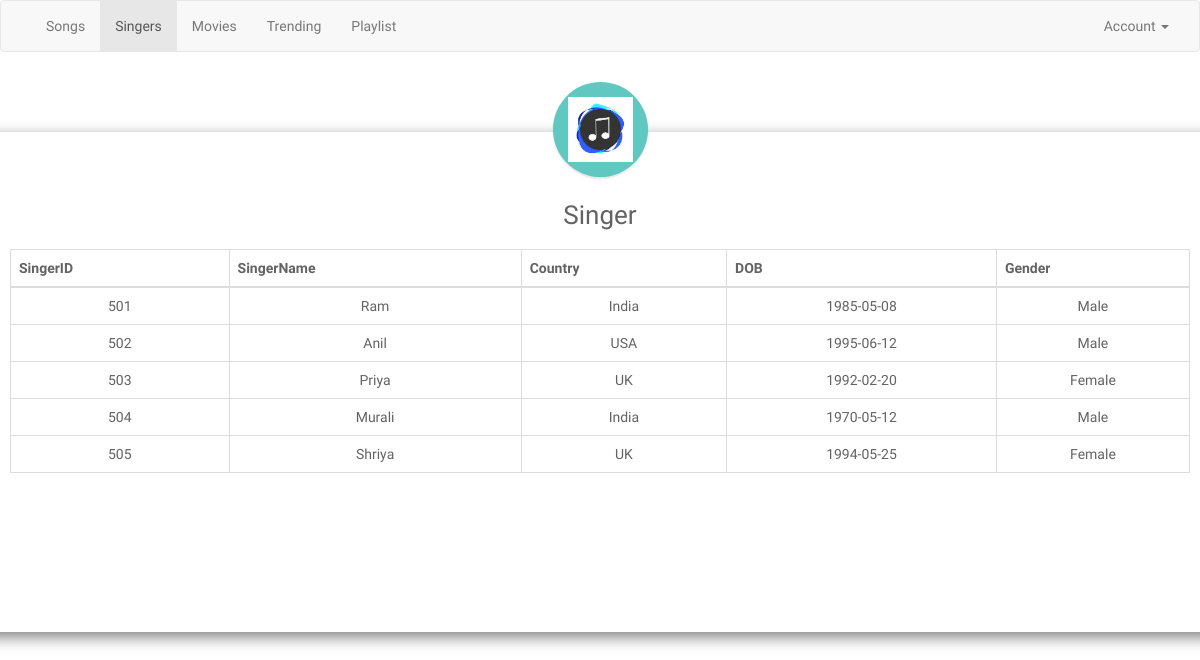
The app's page /SingerVTU.php with its own data.
### tables this page shows
CREATE TABLE `singers` (
  `singerName` varchar(30) NOT NULL,
  `singerID` int(30) NOT NULL,
  `country` varchar(30) NOT NULL,
  `DOB` date NOT NULL,
  `Gender` varchar(30) NOT NULL
);

### SingerVTU.php (the view, shortened to what this page needs)
<!DOCTYPE html>
<html lang="en">
<head>
    <link rel="stylesheet" href="https://maxcdn.bootstrapcdn.com/font-awesome/4.7.0/css/font-awesome.min.css">
    <link rel="stylesheet" href="https://maxcdn.bootstrapcdn.com/bootstrap/3.3.7/css/bootstrap.min.css">
</head>
<body>
    <div>
<nav class="navbar navbar-default">
    <div class="container-fluid">
        <div class="collapse navbar-collapse" id="bs-example-navbar-collapse-1">
            <ul class="nav navbar-nav">
                <li><a href="SongVTU.php">Songs</a></li>
                <li class="active"><a href="#">Singers<span class="sr-only">(current)</span></a></li>
                <li><a href="MovieVTU.php">Movies</a></li>
                <li><a href="TrendingVTU.php">Trending</a></li>
                <li><a href="Playlist.html">Playlist</a></li>
            </ul>
            <ul class="nav navbar-nav navbar-right">
                <li class="dropdown">
                    <a href="#" class="dropdown-toggle" data-toggle="dropdown" role="button" aria-haspopup="true"
                        aria-expanded="false">Account <span class="caret"></span></a>
                </li>
            </ul>
        </div>
    </div>
</nav>
<div class="modal-dialog modal-login modal-lg cen">
            <div class="modal-content modal-lg big">
                <div class="modal-header">
                    <div class="avatar">
                        <img src="logo2.jpg" alt="Avatar">
                    </div>
                    <h4 class="modal-title">Singer</h4>
                </div>
                <div class="modal-body">
                        <table class="table table-sm table-bordered">
                                <thead>
                                  <tr>
                                    <th scope="col">SingerID</th>
                                    <th scope="col">SingerName</th>
                                    <th scope="col">Country</th>
                                    <th scope="col">DOB</th>
                                    <th scope="col">Gender</th>
                                  </tr>
                                </thead>
                                <?php
                        $con=mysqli_connect('127.0.0.1','root','');
                        $sql="(Select * from singers) ";
                        $recod=mysqli_query($con,$sql);
                        While($row=mysqli_fetch_array($recod))
                        {
                                         echo "<tr>";
                                         echo "<td>".$row['singerID']."</td>";
                                         echo "<td>".$row['singerName']."</td>";
                                         echo "<td>".$row['country']."</td>";
                                         echo "<td>".$row['DOB']."</td>";
                                         echo "<td>".$row['Gender']."</td>";
                                         echo "</tr>";
                        }
                    ?>
                              </table>
                </div>
            </div>
        </div>
    </div>
</body>
</html>

### SingerVTU.php (style rules this page uses)
body { font-family: 'Varela Round', sans-serif; }
.modal-login { color: #636363; width: 350px; }
.modal-login .modal-content { padding: 20px; border-radius: 5px; border: none; content: 1000px; }
.modal-login .modal-header { border-bottom: none; position: relative; justify-content: center; }
.modal-login h4 { text-align: center; font-size: 26px; margin: 30px 0 -15px; }
.modal-login .avatar { position: absolute; margin: 0 auto; left: 0; right: 0; top: -70px; width: 95px; height: 95px; border-radius: 50%; z-index: 9; background: #60c7c1; padding: 15px; box-shadow: 0px 2px 2px rgba(0, 0, 0, 0.1); }
.modal-login .avatar img { width: 100%; }
.modal-login.modal-dialog { margin-top: 80px; }
.cen { position: relative; right: 250px; }
.big { width:1250px; height:500px; text-align:center; margin-left:-200px; }

### records on screen
singers: singerID "501", singerName "Ram", country "India", DOB "1985-05-08", Gender "Male"
singers: singerID "502", singerName "Anil", country "USA", DOB "1995-06-12", Gender "Male"
singers: singerID "503", singerName "Priya", country "UK", DOB "1992-02-20", Gender "Female"
singers: singerID "504", singerName "Murali", country "India", DOB "1970-05-12", Gender "Male"
singers: singerID "505", singerName "Shriya", country "UK", DOB "1994-05-25", Gender "Female"
